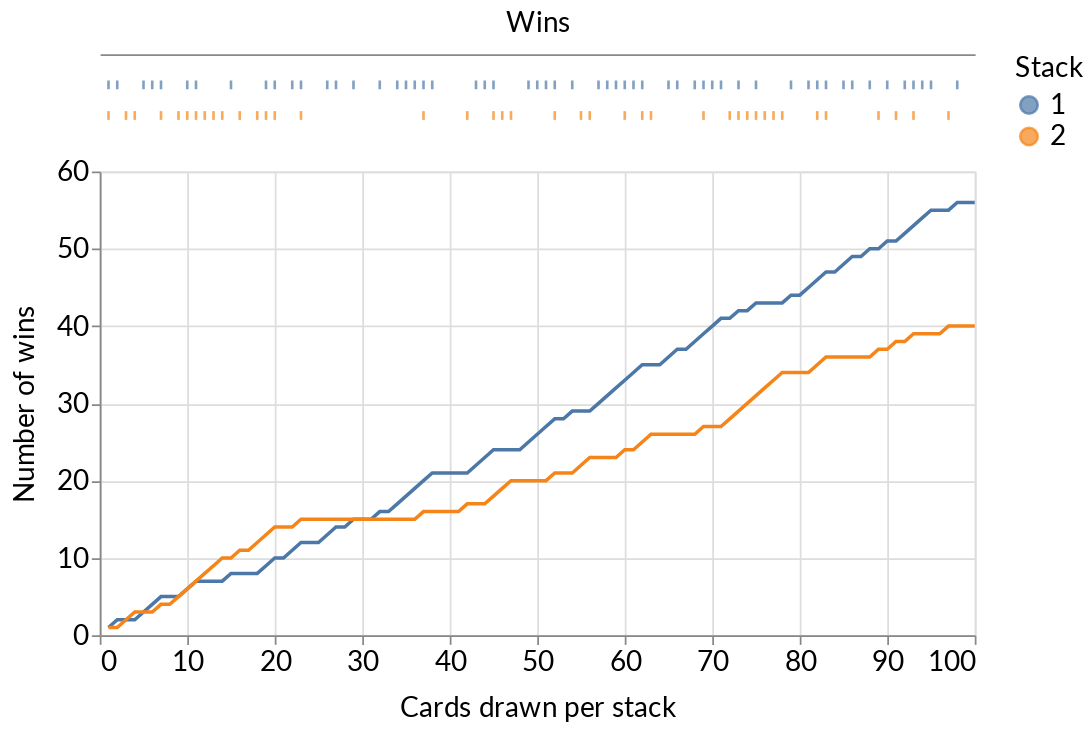

The notebook cell saved with this chart:
### Markdown cell above
### It can take a while to see which stack is better!

### Code cell
plot_first_experiment_lines(data=data)

### Figure 1 — Vega-Lite specification as saved in the notebook (floating-point values rounded to 4 significant figures; data arrays with more than 128 entries replaced by an {"elided": "..."} marker saying what was removed)
{"config": {"title": {"fontSize": 24.0, "font": ["Lato", "Helvetica Neue", "Helvetica", "Arial", "Sans Serif"], "fontWeight": "normal"}, "axisX": {"labelFont": ["Lato", "Helvetica Neue", "Helvetica", "Arial", "Sans Serif"], "labelFontSize": 16, "titleFont": ["Lato", "Helvetica Neue", "Helvetica", "Arial", "Sans Serif"], "titleFontSize": 16, "titleFontWeight": "normal", "titlePadding": 10}, "axisY": {"labelFont": ["Lato", "Helvetica Neue", "Helvetica", "Arial", "Sans Serif"], "labelFontSize": 16, "titleFont": ["Lato", "Helvetica Neue", "Helvetica", "Arial", "Sans Serif"], "titleFontSize": 16, "titleFontWeight": "normal", "titlePadding": 10}, "legend": {"labelFont": ["Lato", "Helvetica Neue", "Helvetica", "Arial", "Sans Serif"], "labelFontSize": 16, "titleFont": ["Lato", "Helvetica Neue", "Helvetica", "Arial", "Sans Serif"], "titleFontSize": 16, "titleFontWeight": "normal"}, "text": {"font": ["Lato", "Helvetica Neue", "Helvetica", "Arial", "Sans Serif"], "fontSize": 14.4}}, "vconcat": [{"mark": {"type": "tick", "thickness": 1.5}, "encoding": {"color": {"type": "nominal", "field": "stack", "title": "Stack"}, "x": {"type": "quantitative", "axis": {"grid": false, "labels": false, "orient": "top", "ticks": false, "title": "Wins"}, "field": "card_pair", "title": "Cards drawn per stack"}, "y": {"type": "quantitative", "axis": null, "field": "stack", "scale": {"domain": [2, 0]}, "title": "Stack"}}, "height": 35, "transform": [{"filter": "(datum.experiment == 1) & (datum.win > 0)"}], "view": {"strokeWidth": 0}, "width": 500}, {"mark": "line", "encoding": {"color": {"type": "nominal", "field": "stack", "title": "Stack"}, "x": {"type": "quantitative", "field": "card_pair", "title": "Cards drawn per stack"}, "y": {"type": "quantitative", "field": "cumulative_wins", "title": "Number of wins"}}, "height": 265, "transform": [{"window": [{"op": "sum", "field": "win", "as": "cumulative_wins"}], "frame": [null, 0], "groupby": ["experiment", "stack"]}, {"filter": "datum.experiment == 1"}], "width": 500}], "data": {"name": "data-683f7413d38cbe7e81534b1def1e6668"}, "$schema": "https://vega.github.io/schema/vega-lite/v4.8.1.json", "datasets": {"data-683f7413d38cbe7e81534b1def1e6668": {"elided": "10000 records"}}}
